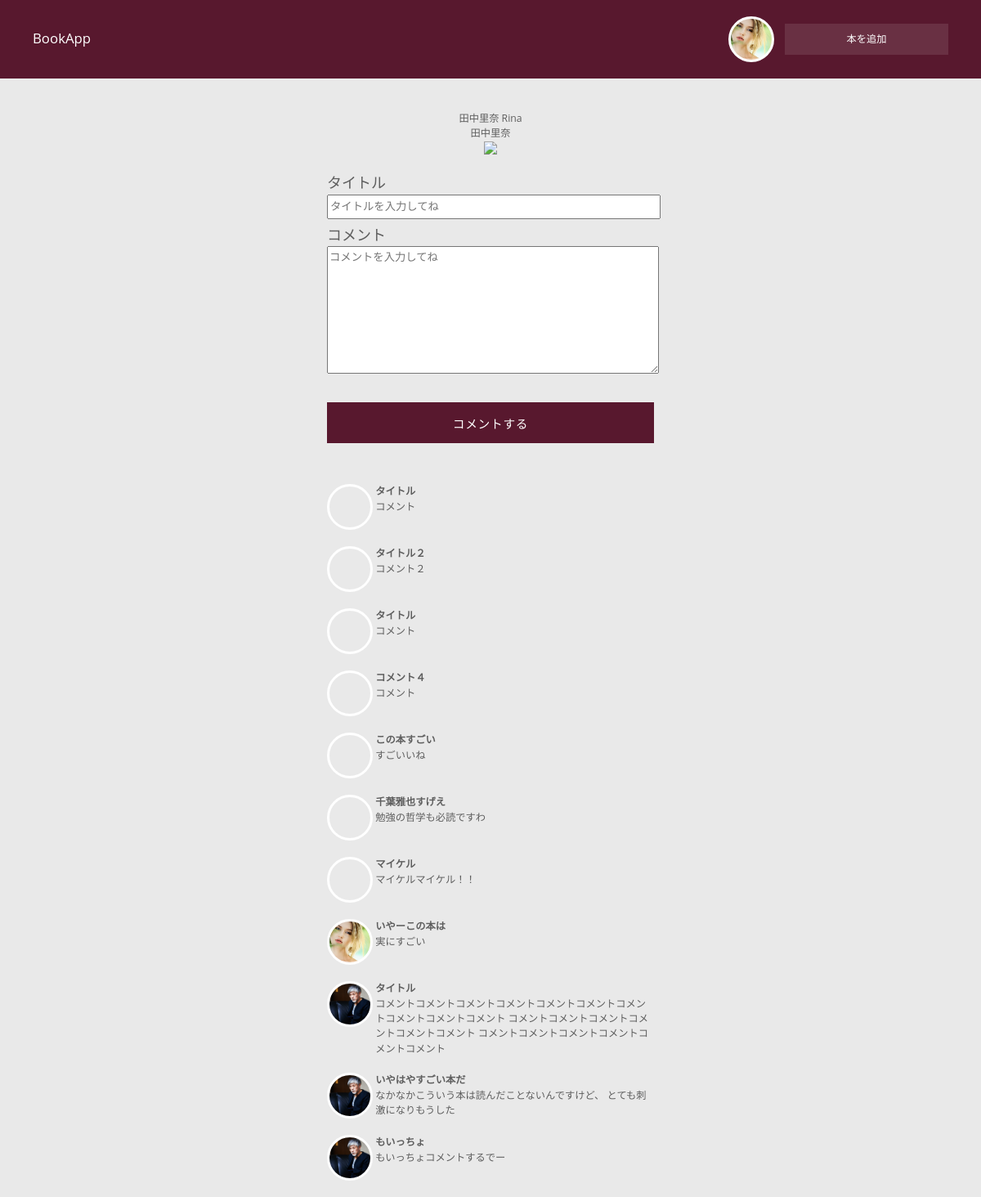
Page /single.php?bid=Wl_pPAAACAAJ (signed in) on the committed database.
### tables this page shows
CREATE TABLE IF NOT EXISTS `books` (
`id` int(12) NOT NULL,
  `uid` int(12) DEFAULT NULL,
  `bid` varchar(20) DEFAULT NULL,
  `title` varchar(255) NOT NULL,
  `author` varchar(255) NOT NULL,
  `image` varchar(255) NOT NULL
);

CREATE TABLE IF NOT EXISTS `comments` (
`id` int(12) NOT NULL,
  `uid` int(12) DEFAULT NULL,
  `bid` varchar(20) DEFAULT NULL,
  `title` varchar(255) DEFAULT NULL,
  `comment` varchar(1000) DEFAULT NULL
);

CREATE TABLE IF NOT EXISTS `users` (
`id` int(12) NOT NULL,
  `name` varchar(20) DEFAULT NULL,
  `password` varchar(100) DEFAULT NULL,
  `avatar` blob NOT NULL,
  `administrator` tinyint(1) DEFAULT '0'
);

### single.php (the view, shortened to what this page needs)
<?php
include_once "templates/header.php";
$bid = $_GET["bid"];
try {
    $pdo = getDb();
    $stmt = $pdo->prepare("SELECT * FROM books WHERE bid = :bid");
    $stmt->bindValue(':bid', $bid, PDO::PARAM_INT);
    $status = $stmt->execute();
    $book = $stmt->fetch();
    $stmt = $pdo->prepare("SELECT * FROM comments WHERE bid = :bid");
    $stmt->bindValue(':bid', $bid, PDO::PARAM_INT);
    $status = $stmt->execute();
    $comments = $stmt->fetchAll();
} catch (PDOException $e) {
    $errorMessage = "DBエラー";
    var_dump($e->getMessage());
}
function h($str) {
    return htmlspecialchars($str, ENT_QUOTES, 'UTF-8');
}
?>
<p><?= h($book['title']) ?></p>
<p><?= h($book['author']) ?></p>
<p><img src="<?= $book['image'] ?>"></p>
<form action="comment_save.php" method="post" id="comment_form">
    <p><input type="hidden" name="bid" value="<?= h($book['bid'])?>"></p>
    <p><label>タイトル</label><input type="text" name="title" value="" placeholder="タイトルを入力してね" required></p>
    <p><label>コメント</label><textarea name="comment" id="" cols="30" rows="10" placeholder="コメントを入力してね" required></textarea></p>
    <p><input type="submit" value="コメントする" class="button"></p>
</form>
<?php if($comments): ?>
<ul class="comment_list">
    <?php foreach($comments as $comment): ?>
    <?php
        $id = $comment["uid"];
        $stmt = $pdo->prepare("SELECT * FROM users WHERE id = :id");
        $stmt->bindValue(':id', $id, PDO::PARAM_INT);
        $status = $stmt->execute();
        $user = $stmt->fetch();
    ?>
    <li>
        <p style="background-image: url(uploads/<?=$user["avatar"]?>)" class="comment_avatar"><a href="user.php?id=<?=$user["id"]?>"></a></p>
        <div class="comment_area">
            <p class="comment_title"><?= h($comment["title"]) ?></p>
            <p class="comment_text"><?= h($comment["comment"]) ?></p>
        </div>
    </li>
    <?php endforeach; ?>
</ul>
<?php else: ?>
<p>コメントはまだありません。</p>
<?php endif; ?>
<?php include_once "templates/footer.php"; ?>

### templates/header.php (shortened to what this page needs)
<!DOCTYPE html>
<html lang="ja">
<head>
    <link rel="stylesheet" href="./css/style.css">
</head>
<body>
<header>
    <div class="f_left">
        <p class="logo"><a href="index.php">BookApp</a></p>
    </div>
    <div class="f_right">
        <?php if(isset($_SESSION["ID"])) : ?>
        <p class="avatar" style="background-image:url(./uploads/<?=$_SESSION["AVATAR"]?>)"></p>
        <p class="search"><a href="search.php">本を追加</a></p>
        <?php else : ?>
        <p class="signup"><a href="signup.php">登録する</a></p>
        <?php endif; ?>
    </div>
</header>
<main>

### templates/footer.php (shortened to what this page needs)
</main>
</body>
</html>

### css/style.css (style rules this page uses)
html,body { margin: 0; padding: 0; color: #5e5e5e; background-color: #e9e9e9; font: 400 87.5%/1.5em 'Open Sans', sans-serif; text-align: center; }
* { outline: none; }
ul,li { list-style: none; margin: 0; padding: 0; }
p { margin: 0; padding: 0; }
a { text-decoration: none; }
label { display: block; text-align: left; font-size: 18px; padding-bottom: 5px; }
input[type=text], input[type=password] { height: 24px; }
input[type=text], input[type=password], textarea { width: 100%; }
header { background-color: #58182e; margin: 0 0 40px; padding: 20px 40px; overflow: hidden; }
div.f_left { float: left; }
div.f_right { float: right; }
header p { display: inline-block; vertical-align: middle; }
header .logo { padding: 18px 0; font-size: 1.2rem; }
header .logo a { color: #fff; transition: .3s; }
header .avatar { width: 50px; height: 50px; position: relative; display: inline-block; vertical-align: middle; border-radius: 50%; border: 3px solid #fff; background-size: cover; background-position: 50%; cursor: pointer; margin-right: 10px; }
.signup a, .search a, #search_btn a { color: #fff; background-color: #693043; display: block; width: 200px; padding: 10px 0; text-align: center; transition: .3s; margin: auto; }
fieldset p, form p { padding-bottom: 10px; }
.button { background: #58182e; border: none; color: #fff; cursor: pointer; height: 50px; font-size: 1.2em; letter-spacing: 0.05em; text-align: center; text-transform: uppercase; transition: .3s; width: 400px; margin: 20px auto 0; }
ul.comment_list { width: 400px; margin: 40px auto 0; text-align: left; }
.comment_list li { margin-bottom: 20px; }
.comment_list li p.comment_avatar { width: 50px; height: 50px; position: relative; display: inline-block; vertical-align: top; border-radius: 50%; border: 3px solid #fff; background-size: cover; background-position: 50%; cursor: pointer; }
.comment_list li p.comment_avatar a { display: block; width: 100%; height: 100%; }
div.comment_area { display: inline-block; vertical-align: middle; text-align: left; width: 335px; }
form#comment_form { width: 400px; margin: 10px auto 0; }
p.comment_title { font-weight: bold; }

### rows in the picture
books: title "田中里奈 Rina", author "田中里奈"
comments: title "タイトル", comment "コメント"
comments: title "タイトル２", comment "コメント２"
comments: title "タイトル", comment "コメント"
comments: title "コメント４", comment "コメント"
comments: title "この本すごい", comment "すごいいね"
comments: title "千葉雅也すげえ", comment "勉強の哲学も必読ですわ"
comments: title "マイケル", comment "マイケルマイケル！！"
comments: users.avatar (picture), title "いやーこの本は", comment "実にすごい"
comments: users.avatar (picture), title "タイトル", comment "コメントコメントコメントコメントコメントコメントコメントコメントコメントコメント コメントコメントコメントコメントコメントコメント コメントコメントコメントコメントコメントコメント"
comments: users.avatar (picture), title "いやはやすごい本だ", comment "なかなかこういう本は読んだことないんですけど、 とても刺激になりもうした"
comments: users.avatar (picture), title "もいっちょ", comment "もいっちょコメントするでー"
